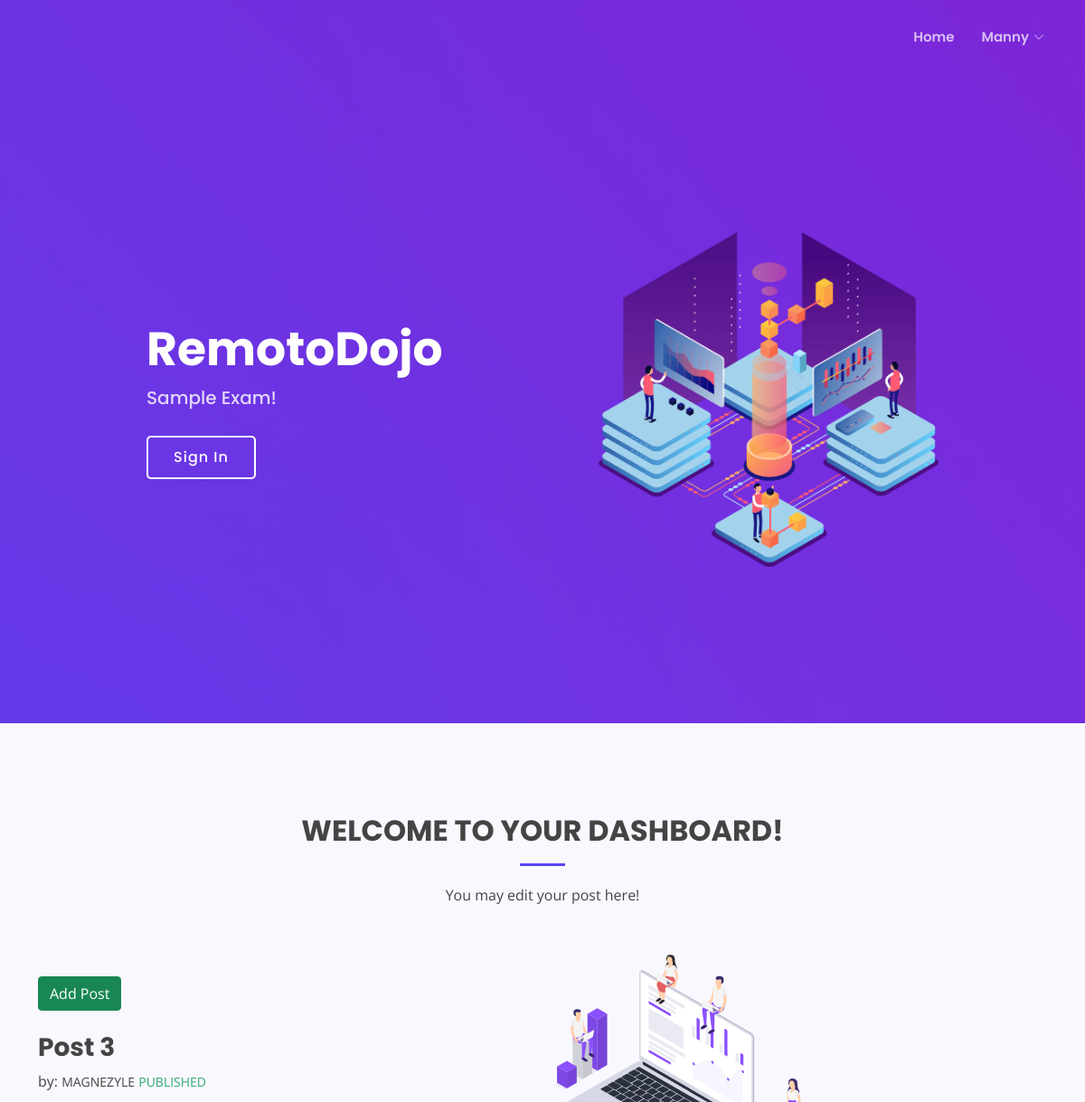
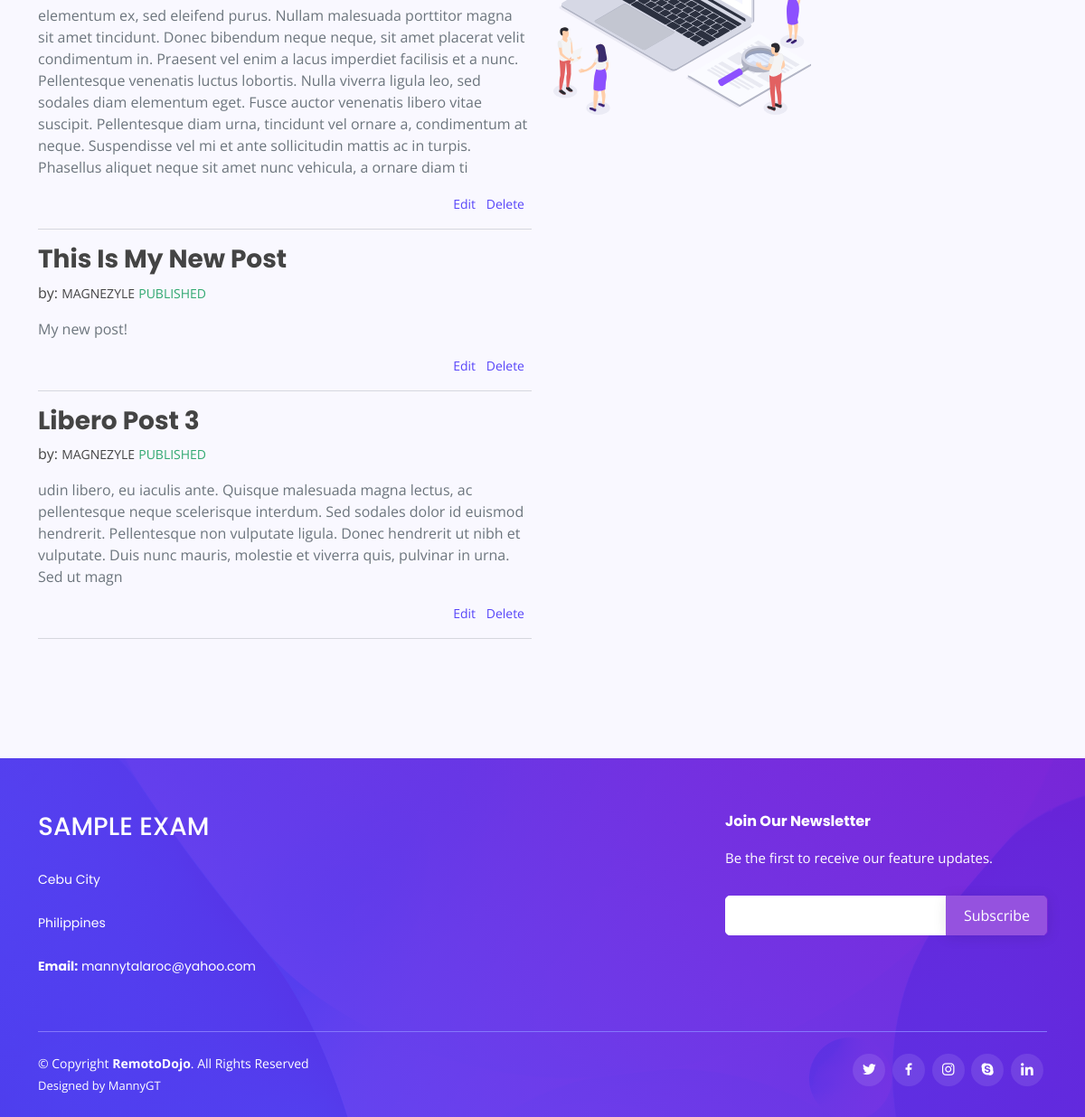
The app's page /dashboard/ (signed in) with its own data (2 pictures, top to bottom).
### account/models.py (models this page shows, shortened)
class Account(AbstractBaseUser):
    email = models.EmailField(verbose_name="email", max_length=255, unique=True)
    username = models.CharField(max_length=255, unique=True)
    first_name = models.CharField(max_length=100, blank=True, null=True)
    last_name = models.CharField(max_length=100, blank=True, null=True)
    date_joined = models.DateTimeField(verbose_name="date joined", auto_now_add=True)
    date_joined = models.DateTimeField(verbose_name="last login", auto_now=True)
    is_admin = models.BooleanField(default=False)
    is_active = models.BooleanField(default=True)
    is_staff = models.BooleanField(default=False)
    is_superuser = models.BooleanField(default=False)
    profile_image = models.ImageField(upload_to=get_profile_image_filepath, blank=True, null=True, default=get_default_profile_image)
    hide_email = models.BooleanField(default=True)
    objects = MyAccountManager()
    USERNAME_FIELD = 'email'
    REQUIRED_FIELDS = ['username']
    def __str__(self):
        return self.username
    def get_profile_image_filepath(self):
        return str(self.profile_image)[str(self.profile_image).index(f'profile_images/{self.pk}/'):]

### coreapp/models.py (models this page shows, shortened)
class Post(models.Model):
    title = models.CharField(max_length=100)
    description = models.TextField()
    published = models.BooleanField(default=False)
    timestamp = models.DateTimeField(auto_now_add=True)
    owner = models.ForeignKey(Account, on_delete=models.CASCADE)

### coreapp/views.py (the view)
# urls.py: path('dashboard/', dashboard, name='dashboard'),
@login_required(login_url='/account/login')
def dashboard(request):
    posts = Post.objects.filter(owner=request.user)
    return render(request, 'coreapp/dashboard.html', {'posts': posts})

### templates/coreapp/dashboard.html (shortened to what this page needs)
{% extends 'snippets/base.html' %}
{% load static %}
{% block content %}
{% include 'snippets/hero.html' %}
<main id="main">
  <section id="dashboard" class="contact section-bg">
    <div class="container" data-aos="fade-up">
      <div class="section-title">
        <h2>Welcome to your dashboard!</h2>
        <p>You may edit your post here!</p>
      </div>
      <div class="row">
        <div class="col-lg-6">
            <div class="form-group mt-3 py-3 pr-4">
              <p class="pb-2"><a class="btn btn-success" href="{% url 'addpost' %}#addpost" class="px-2" >Add Post</a> </p>
              {% for post in posts %}
            <div class="pr-4">
            <h3 class="fw-bold">{{ post.title | title }}</h3>
              <p>by:
                <span class="text-end"><small>{{ post.owner | upper }}</small></span>
              <span class="text-end">
              {% if post.published == True %}
              <small><a href="{% url 'unpublished' post.id %}#dashboard" style="color:rgb(48, 168, 112)" title="Unpublish Post?">PUBLISHED</a></small>
              {% else %}
              <small><a href="{% url 'published' post.id %}#dashboard" style="color:red" title="Publish Post?">NOT PUBLISHED</a></small>
              </p>
              {% endif %}
              <p class="text-secondary">{{ post.description }}</p>
            </span>
            <div class="text-end">
            <small>
            <a href="{% url 'editpost' post.id %}#editpost">Edit</a>
            <a href="{% url 'deletepost' post.id %}" class="px-2" onclick="return confirm('Delete this post?');">Delete</a></small>
            </div>
            <hr class="text-muted" />
            </div>
            {% endfor %}
            </div>
        </div>
        <div class="col-lg-4 ml-auto pt-6">
          <img class="d-flex pt-4" src="{% static 'img/features.svg' %}" width="80%">
        </div>
      </div>
    </div>
  </section>
  </main>
{% endblock %}

### templates/snippets/nav.html (shortened to what this page needs)
{% load static %}
<header id="header" class="fixed-top ">
    <div class="container d-flex align-items-center justify-content-between">
      <nav id="navbar" class="navbar">
        <ul>
          <li><a class="nav-link scrollto" href="{% url 'home' %}#home">Home</a></li>
          {% if request.user.is_authenticated %}
          <li class="dropdown"><a href="#"><span>{{request.user.first_name|title}}</span> <i class="bi bi-chevron-down"></i></a>
          </li>
          {% else %}
           <li><a class="nav-link scrollto" href="{% url 'login' %}#login">Login</a></li>
          {% endif %}
        </ul>
      </nav>
    </div>
  </header>

### static/css/style.css (style rules this page uses)
body { font-family: "Open Sans", sans-serif; color: #444444; }
a { color: #5846f9; text-decoration: none; }
h1, h2, h3, h4, h5, h6 { font-family: "Poppins", sans-serif; }
#header { transition: all 0.5s; z-index: 997; padding: 20px 0; }
.navbar { padding: 0; }
.navbar ul { margin: 0; padding: 0; display: flex; list-style: none; align-items: center; }
.navbar li { position: relative; }
.navbar > ul > li { padding: 10px 0 10px 24px; }
.navbar a, .navbar a:focus { display: flex; align-items: center; justify-content: space-between; padding: 0 3px; font-family: "Poppins", sans-serif; font-size: 15px; font-weight: 600; color: rgba(255, 255, 255, 0.7); white-space: nowrap; transition: 0.3s; position: relative; }
.navbar a i, .navbar a:focus i { font-size: 12px; line-height: 0; margin-left: 5px; }
.navbar > ul > li > a:before { content: ""; position: absolute; width: 100%; height: 2px; bottom: -5px; left: 0; background-color: #fff; visibility: hidden; width: 0px; transition: all 0.3s ease-in-out 0s; }
section { padding: 100px 0; overflow: hidden; }
.section-bg { background-color: #f9f8ff; }
.section-title { text-align: center; padding-bottom: 30px; }
.section-title h2 { font-size: 32px; font-weight: bold; text-transform: uppercase; margin-bottom: 20px; padding-bottom: 20px; position: relative; }
.section-title h2::after { content: ""; position: absolute; display: block; width: 50px; height: 3px; background: #5846f9; bottom: 0; left: calc(50% - 25px); }
.section-title p { margin-bottom: 0; }

### records on screen
Account: user.first_name "Manny"
Post: title "Post 3", owner "MAGNEZYLE", published "PUBLISHED", description "elementum ex, sed eleifend purus. Nullam malesuada porttitor magna sit amet tincidunt. Donec bibendum neque neque, sit amet placerat velit condimentum in. Praesent vel enim a lacus imperdiet facilisis et a nunc. Pellentesque venenatis luctus lobortis. Nulla viverra ligula leo, sed sodales diam elementum eget. Fusce auctor venenatis libero vitae suscipit. Pellentesque diam urna, tincidunt vel ornare a, condimentum at neque. Suspendisse vel mi et ante sollicitudin mattis ac in turpis. Phasellus aliquet neque sit amet nunc vehicula, a ornare diam ti"
Post: title "This Is My New Post", owner "MAGNEZYLE", published "PUBLISHED", description "My new post!"
Post: title "Libero Post 3", owner "MAGNEZYLE", published "PUBLISHED", description "udin libero, eu iaculis ante. Quisque malesuada magna lectus, ac pellentesque neque scelerisque interdum. Sed sodales dolor id euismod hendrerit. Pellentesque non vulputate ligula. Donec hendrerit ut nibh et vulputate. Duis nunc mauris, molestie et viverra quis, pulvinar in urna. Sed ut magn"
